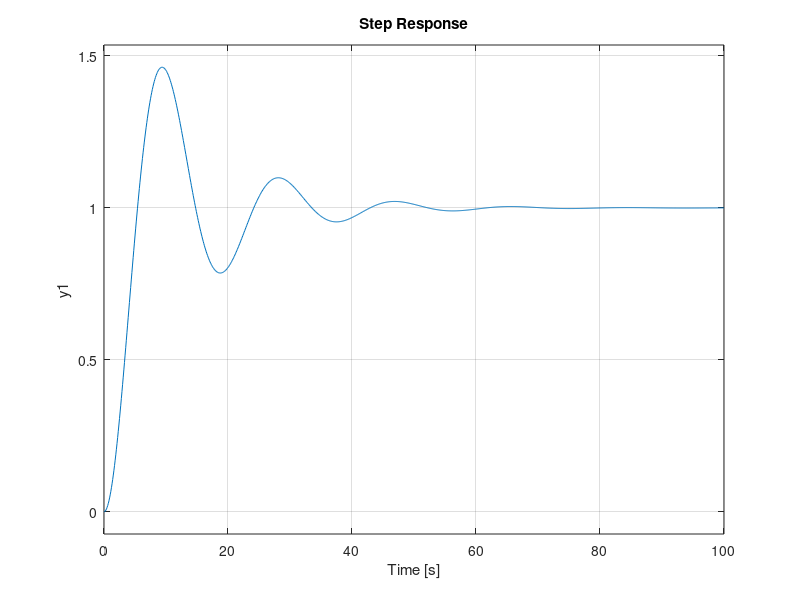

Here is the MATLAB script that generated this plot:
% Based on the mathematical model correction and Feed back linearization,
% the transfer Function of the system was found to possess poles at 0 and
% 'z'. For the sake of analysis, lets consider a = 420 b=69 c=0 for the
% Second order system.

g=tf(1,[420 69 0])
rlocus(g)

% We analyse the Two extremes (under/overdamped) to initalise Kp , In order to find the optimal
% value by trial and error.

% Analysing step input response for a Kp of 0.1  (Presuming to be
% overdamped) 
step(0.2*g/(1+0.2*g),[0:0.1:1000])

% Analysing step input response for a Kp of 50 (Presuming to be underdamped)
step(50*g/(1+50*g),[0:0.1:100])

% However, The actual system TF varies depending on the physical parameters
% of the system.  By incorporating appropriate model parameters, one can
% Simulate and obtain the Kp constant with this experiment.